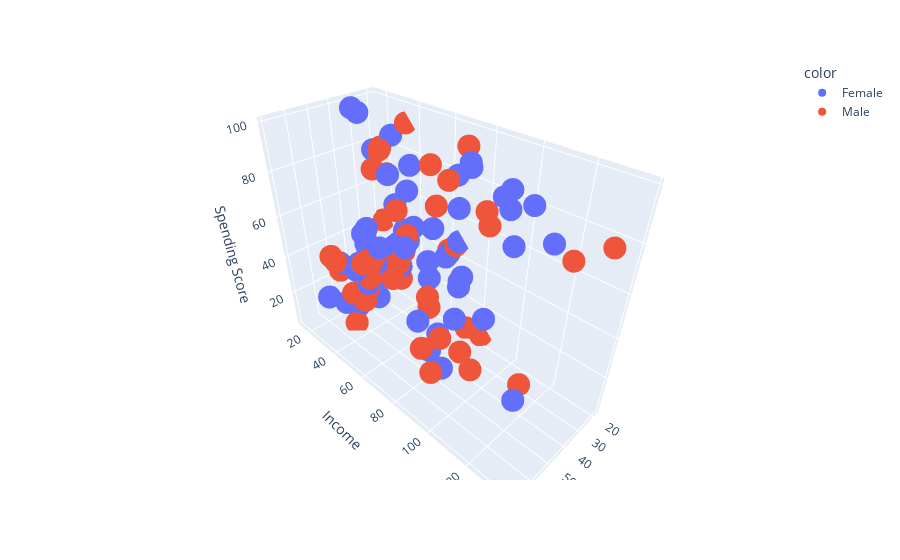

Write notebook code for a chart like this one.
### Markdown cell above
> our pvalue is less than alpha, therefore we reject the null hypothesis

### Code cell
px.scatter_3d(x=train.age,
              y= train.annual_income,
              z= train.spending_score,
              color= train.gender,
              labels={'x': 'Age',
                      'y': 'Income',
                      'z': 'Spending Score'
                     }
             )

### Figure 1 — Plotly figure (JSON) as saved in the notebook; plotly's stock layout.template omitted (floating-point values rounded to 4 significant figures)
{"data": [{"hovertemplate": "color=Female<br>Age=%{x}<br>Income=%{y}<br>Spending Score=%{z}<extra></extra>", "legendgroup": "Female", "marker": {"color": "#636efa", "symbol": "circle"}, "mode": "markers", "name": "Female", "scene": "scene", "showlegend": true, "type": "scatter3d", "x": [45, 20, 30, 51, 67, 35, 23, 50, 28, 35, 27, 56, 38, 46, 31, 63, 52, 49, 66, 44, 45, 23, 40, 50, 34, 35, 23, 25, 18, 36, 31, 32, 44, 32, 31, 35, 31, 60, 32, 27, 21, 68, 22, 41, 47, 54, 46, 32, 47, 24, 23, 32, 36, 38, 29, 35, 55, 42, 23, 32, 27, 54, 47, 58, 49, 49], "y": [28, 37, 34, 44, 47, 120, 16, 40, 76, 21, 78, 79, 67, 54, 81, 65, 88, 54, 63, 73, 54, 70, 29, 58, 78, 23, 54, 72, 65, 103, 17, 48, 78, 76, 40, 19, 39, 50, 103, 40, 62, 59, 17, 99, 60, 28, 25, 60, 49, 39, 62, 77, 37, 113, 98, 18, 57, 34, 29, 97, 46, 47, 120, 20, 33, 65], "z": [32, 75, 73, 50, 52, 79, 77, 55, 40, 35, 89, 35, 40, 44, 93, 43, 13, 42, 50, 7, 53, 29, 31, 46, 22, 98, 52, 34, 48, 85, 40, 47, 20, 87, 42, 99, 61, 49, 69, 47, 42, 55, 76, 39, 47, 14, 5, 42, 42, 65, 41, 74, 26, 91, 88, 6, 58, 17, 87, 86, 51, 59, 16, 15, 14, 59]}, {"hovertemplate": "color=Male<br>Age=%{x}<br>Income=%{y}<br>Spending Score=%{z}<extra></extra>", "legendgroup": "Male", "marker": {"color": "#EF553B", "symbol": "circle"}, "mode": "markers", "name": "Male", "scene": "scene", "showlegend": true, "type": "scatter3d", "x": [31, 19, 40, 66, 32, 46, 67, 68, 54, 48, 38, 53, 28, 39, 19, 65, 18, 48, 33, 52, 53, 67, 48, 27, 40, 20, 70, 39, 38, 50, 70, 57, 33, 22, 18, 48, 28, 47, 35, 30, 29, 20, 47, 43, 19, 58], "y": [25, 81, 54, 63, 126, 98, 54, 63, 63, 60, 54, 46, 87, 69, 64, 63, 59, 54, 113, 23, 33, 62, 77, 88, 87, 73, 46, 78, 71, 85, 49, 54, 42, 20, 33, 61, 77, 43, 24, 137, 28, 21, 71, 71, 15, 88], "z": [73, 5, 48, 48, 74, 15, 41, 43, 46, 49, 55, 46, 75, 91, 46, 52, 41, 46, 8, 29, 4, 59, 36, 69, 13, 5, 56, 88, 75, 26, 55, 51, 60, 79, 92, 42, 97, 41, 35, 83, 82, 66, 9, 35, 39, 15]}], "layout": {"legend": {"title": {"text": "color"}, "tracegroupgap": 0}, "margin": {"t": 60}, "scene": {"domain": {"x": [0, 1], "y": [0, 1]}, "xaxis": {"title": {"text": "Age"}}, "yaxis": {"title": {"text": "Income"}}, "zaxis": {"title": {"text": "Spending Score"}}}}}
